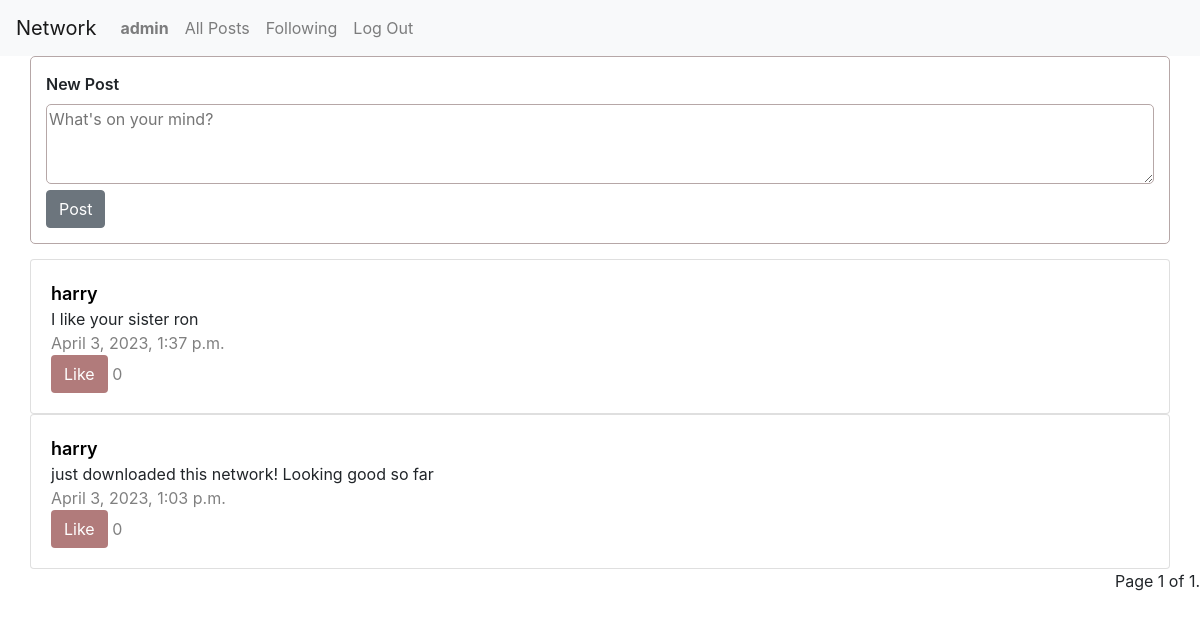
The page /following (signed in) on the database its author committed.
### network/models.py (models this page shows, shortened)
class User(AbstractUser):
    follower_users = models.ManyToManyField("self",blank=True, symmetrical= False, related_name="follower")
    following_users = models.ManyToManyField("self",blank=True, symmetrical= False, related_name="following")
    def __str__(self):
        return f"{self.username}"

class Post(models.Model):
    creator = models.ForeignKey(User, on_delete=models.CASCADE, blank=True, null=True, related_name="creator")
    content = models.CharField(max_length=128, null=True)
    timestamp = models.DateTimeField(default=timezone.now)
    likes = models.ManyToManyField(User, blank=True, related_name="likes")

### network/views.py (the view)
# urls.py: path("following", views.following_posts, name="following"),
@login_required
def following_posts(request):
    user = request.user
    followed_users = user.following_users.all()
    post_list = Post.objects.filter(creator__in=followed_users).order_by('-timestamp')
    paginator = Paginator(post_list, 10)
    page_number = request.GET.get('page')
    page_obj = paginator.get_page(page_number)
    return render(request, "network/following.html",{
       "posts": page_obj,
    })

### network/templates/network/following.html (shortened to what this page needs)
{% extends "network/layout.html" %} {% load static %} {% block body %}
{% if user.is_authenticated %}
<form id="newpostForm" method="POST" , action="{% url 'newPost' %}">
	<div class="new-post-outer">
		<div class="new-post-inner">
			<label>New Post </label>
			<br />
			<textarea id="textareaContent" placeholder="What's on your mind?" name="postContent"></textarea>
			<br />
			<button type="submit" class="btn btn-secondary">Post</button>
		</div>
	</div>
</form>
{% endif %}
{% for post in posts %}
<div class="row">
	<div class="col">
		<div class="card">
			<div class="card-body">
				<div class="post" data-postid="{{post.id}}" >
					<a class="card-title" href="{% url 'viewProfile' id=post.creator.id %}">{{post.creator}}</a>
					<br />
					<a class="content">{{post.content}}</a>
					<br />
					<a class="timestamp">{{post.timestamp}}</a>
					<br />
					{% if user.is_authenticated %}
					{% if user in post.likes.all %}
					<button data-likecount="{{post.likes.count}}" style="background-color: #bd2121" class="likePost" data-user="{{request.user}}" data-postid="{{post.id}}" type="submit">Dislike</button>
					<a class="likes">{{post.likes.count}}</a>
					{% else %}
					<button data-likecount="{{post.likes.count}}" style="background-color: #b17b7b" class="likePost" data-user="{{request.user}}" data-postid="{{post.id}}" type="submit">Like</button>
					<a class="likes">{{post.likes.count}}</a>
					{% endif %}
					{% endif %}
				</div>
			</div>
		</div>
	</div>
</div>
{% endfor %}
<div class="pagination">
	<span class="step-links">
		<span class="current"> Page {{ posts.number }} of {{ posts.paginator.num_pages }}. </span>
	</span>
</div>
{% endblock %}

### network/templates/network/layout.html (shortened to what this page needs)
{% load static %}
<!DOCTYPE html>
<html lang="en">
    <head>
        <link rel="stylesheet" href="https://stackpath.bootstrapcdn.com/bootstrap/4.4.1/css/bootstrap.min.css">
        <link href="{% static 'network/styles.css' %}" rel="stylesheet">
    </head>
    <body>
        <nav class="navbar navbar-expand-lg navbar-light bg-light">
            <a class="navbar-brand" href="#">Network</a>
            <div>
              <ul class="navbar-nav mr-auto">
                {% if user.is_authenticated %}
                    <li class="nav-item">
                        <a class="nav-link" href="#"><strong>{{ user.username }}</strong></a>
                    </li>
                {% endif %}
                <li class="nav-item">
                  <a class="nav-link" href="{% url 'index' %}">All Posts</a>
                </li>
                {% if user.is_authenticated %}
                    <li class="nav-item">
                        <a class="nav-link" href="{% url 'following' %}">Following</a>
                    </li>
                    <li class="nav-item">
                        <a class="nav-link" href="{% url 'logout' %}">Log Out</a>
                    </li>
                {% endif %}
              </ul>
            </div>
          </nav>
        <div class="body">
            {% block body %}
            {% endblock %}
        </div>
    </body>
</html>

### network/static/network/styles.css (style rules this page uses)
.new-post-outer { margin: auto; margin-bottom: 15px; padding: 15px; border-radius: 5px; height: 10em auto; width: 95%; border: 1px solid rgb(182, 167, 167); font-weight: 600; }
.row { margin: auto; border-radius: 5px; height: auto; width: 95%; }
.col { padding: 0; }
textarea { width: 100%; height: 5em; border-radius: 5px; border: 1px solid rgb(182, 167, 167); }
.card-title { font-weight: 600; font-size: large; color: black; }
.post > .timestamp { color: grey; }
.post > .likes { color: grey; }
.likePost { font-weight: 400; color: #ffffff; background-color: #b17b7b; border: 1px solid transparent; padding: 0.375rem 0.75rem; font-size: 1rem; border-radius: 0.25rem; }
.pagination { float: right; }

### rows shown on the page
User: username "admin"
Post: creator "harry", content "I like your sister ron", timestamp "April 3, 2023, 1:37 p.m.", likes.count "0"
Post: creator "harry", content "just downloaded this network! Looking good so far", timestamp "April 3, 2023, 1:03 p.m.", likes.count "0"

### other values the page prints
{{ posts.number }} "1"
{{ posts.paginator.num_pages }} "1"
